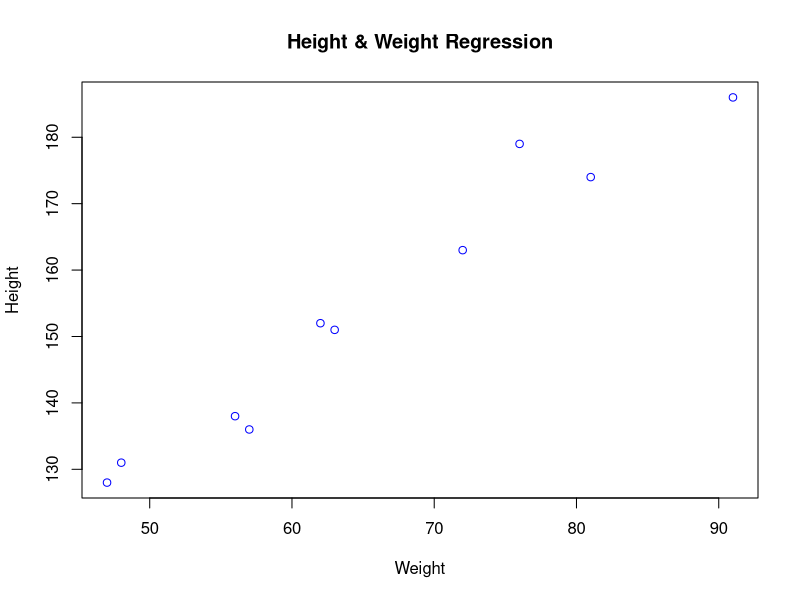

This figure's R source:
Height = c(151, 174, 138, 186, 128, 136, 179, 163, 152, 131)
Weight = c(63, 81, 56, 91, 47, 57, 76, 72, 62, 48)

linearregression=lm(Weight~Height)
print(linearregression)
print(summary(linearregression))

checkweight=data.frame(Height=170)
result=predict(linearregression,checkweight)
print(result)
plot(Weight,Height,col = "blue",main = "Height & Weight Regression")
abline(linearregression, col=2, lwd=3)



